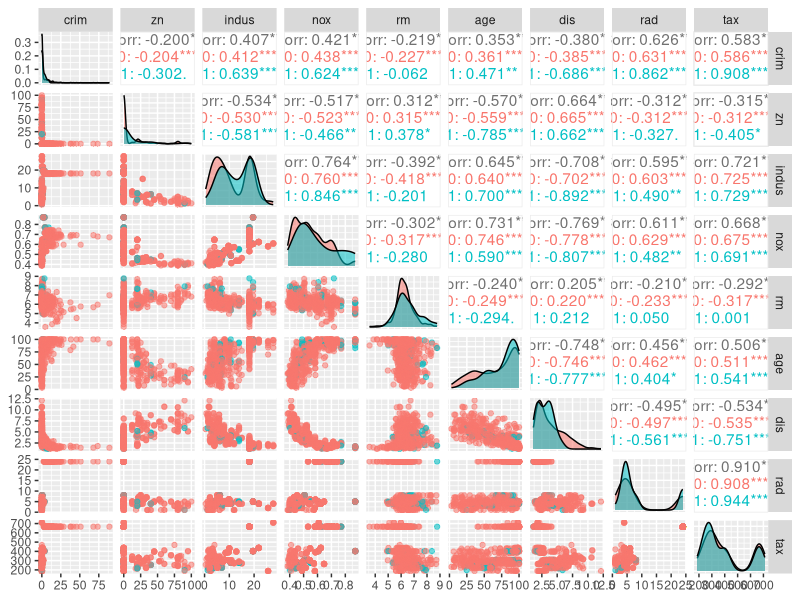
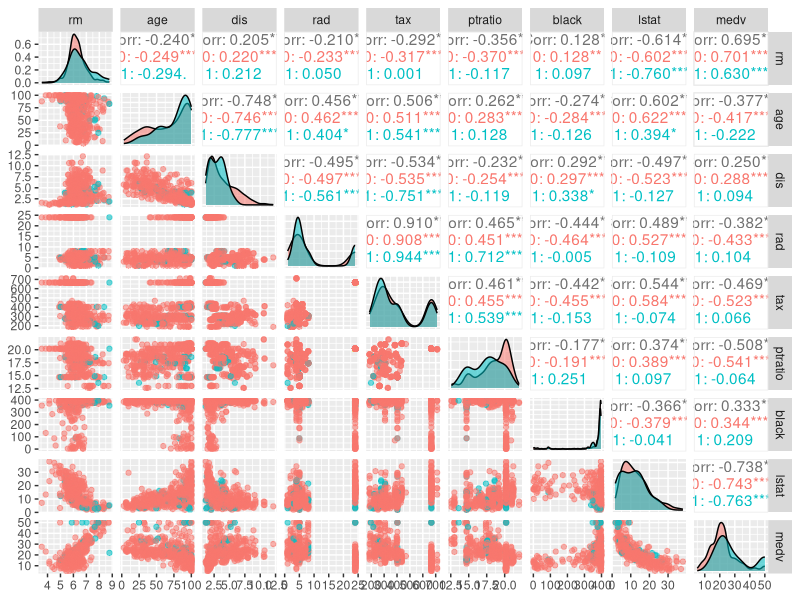
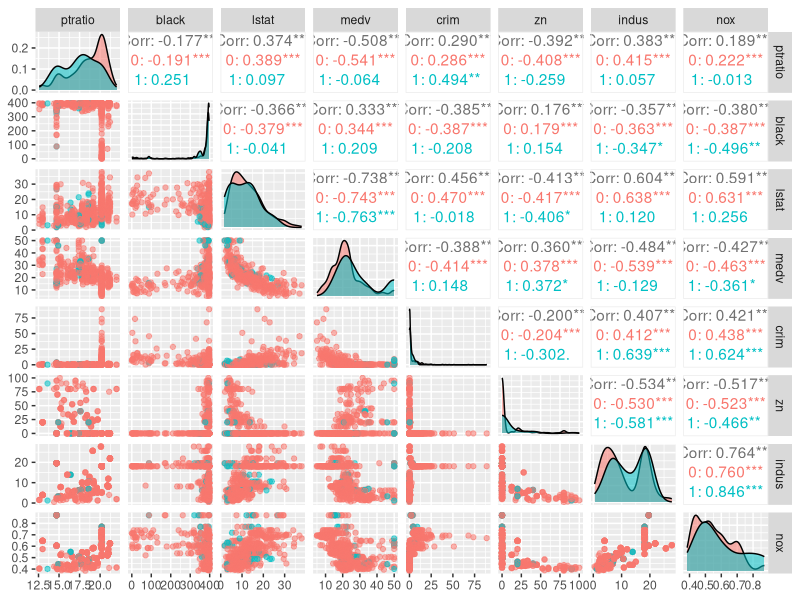
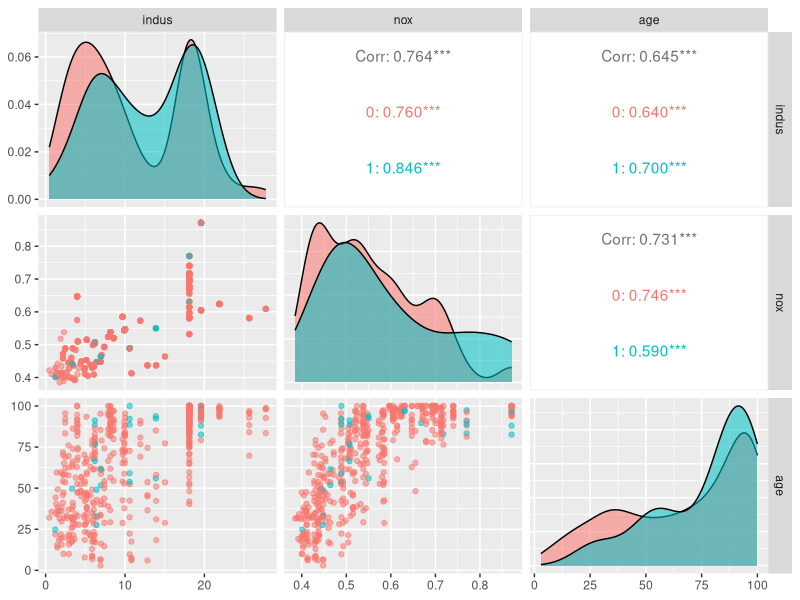
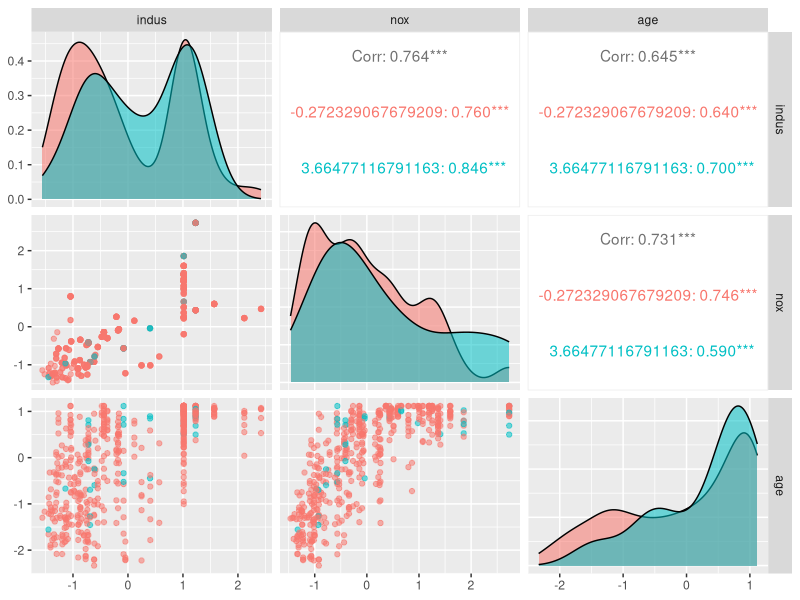
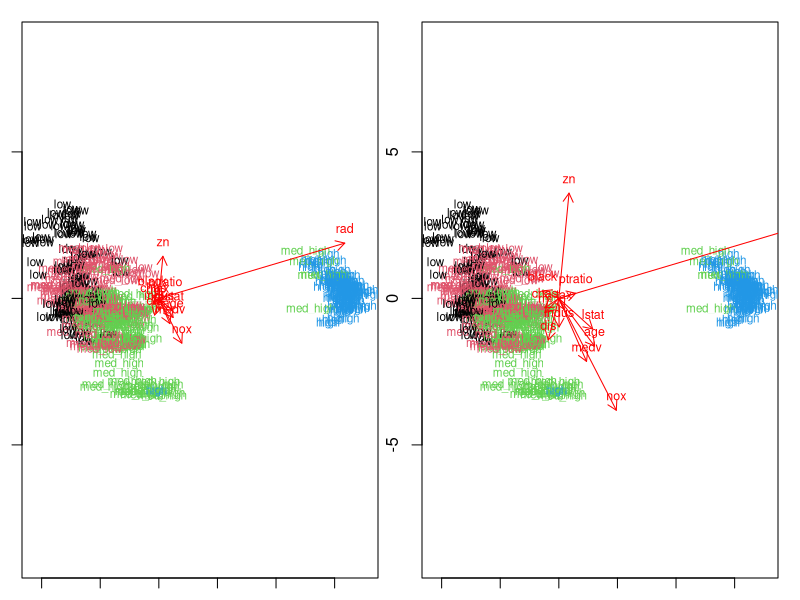
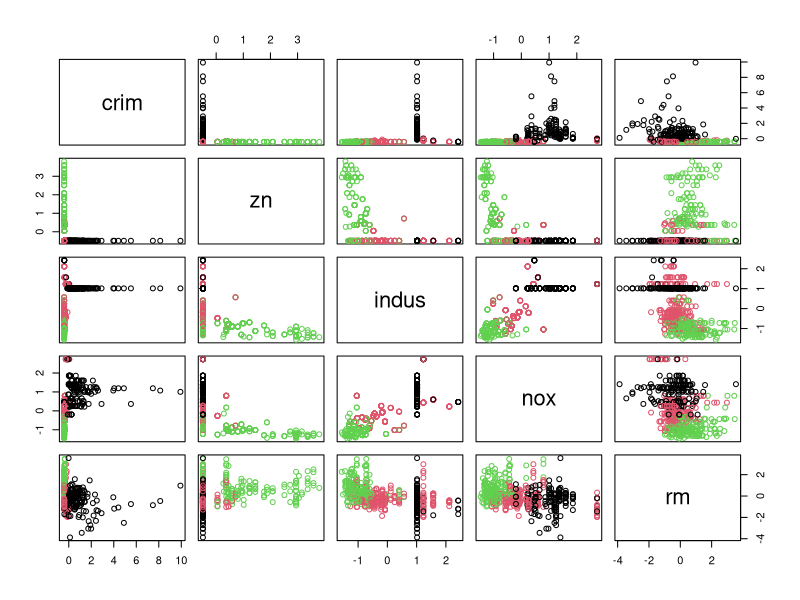
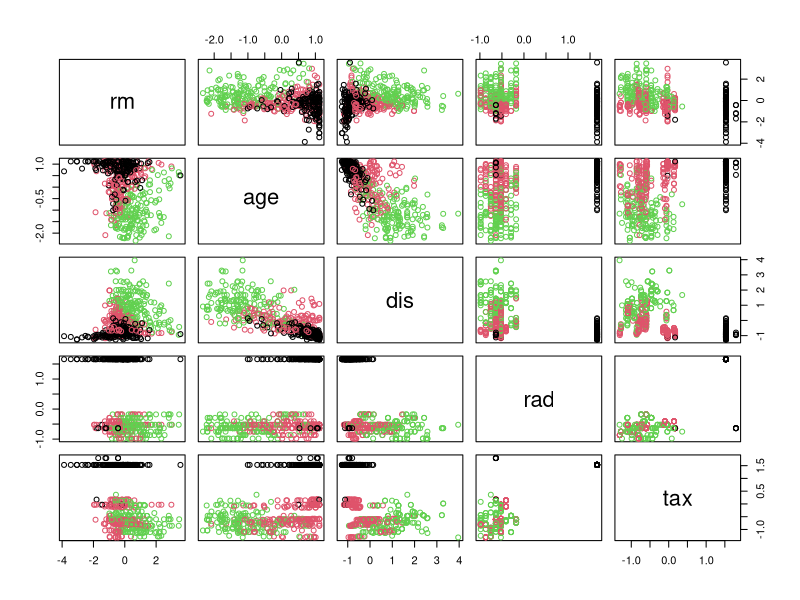

R code for these plots, in order:
## ---- chunk 1
knitr::opts_chunk$set(echo = TRUE)
library(MASS)
library(ggplot2)
library(GGally)
library(dplyr)
## ---- chunk 2

str(Boston)
summary(Boston)
## ---- chunk 3
library(MASS)
library(ggplot2)
library(GGally)
library(dplyr)
ggpairs(Boston, columns=c(1,2,3,5,6,7,8,9,10), mapping = aes(col=as.factor(Boston$chas), alpha=0.3), lower = list(combo = wrap("facethist", bins = 20)))
ggpairs(Boston[6:14], mapping = aes(col=as.factor(Boston$chas), alpha=0.3), lower = list(combo = wrap("facethist", bins = 20)))
ggpairs(Boston[c(11,12,13,14,1,2,3,5)], mapping = aes(col=as.factor(Boston$chas), alpha=0.3), lower = list(combo = wrap("facethist", bins = 20)))
## ---- chunk 4
library(MASS)
library(ggplot2)
library(GGally)
library(dplyr)
bostondata<-as.data.frame(scale(Boston))
summary(bostondata)
## ---- chunk 5
library(MASS)
library(ggplot2)
library(GGally)
library(dplyr)
par(mar=c(1.1,1.1,1.1,1.1), mfrow=c(1,2))
ggpairs(Boston, columns=c(3,5,7), mapping = aes(col=as.factor(Boston$chas), alpha=0.3), lower = list(combo = wrap("facethist", bins = 20)))
ggpairs(bostondata, columns=c(3,5,7), mapping = aes(col=as.factor(bostondata$chas), alpha=0.3), lower = list(combo = wrap("facethist", bins = 20)))
## ---- chunk 6
library(MASS)
library(ggplot2)
library(GGally)
library(dplyr)
bostondata<-as.data.frame(scale(Boston))
bins <- quantile(bostondata$crim)
crime <- cut(bostondata$crim, breaks = bins,label=c("low","med_low","med_high","high"), include.lowest = TRUE)
bostondata <- dplyr::select(bostondata, -crim)
bostondata <- data.frame(bostondata, crime)
n <- nrow(bostondata)

ind <- sample(n,  size = n * 0.8)
train <- bostondata[ind,]
test <- bostondata[-ind,]
correct_classes <- test$crime
test <- dplyr::select(test, -crime)

## ---- chunk 7
library(MASS)
library(ggplot2)
library(GGally)
library(dplyr)
bostondata<-as.data.frame(scale(Boston))
bins <- quantile(bostondata$crim)
crime <- cut(bostondata$crim, breaks = bins,label=c("low","med_low","med_high","high"), include.lowest = TRUE)
bostondata <- dplyr::select(bostondata, -crim)
bostondata <- data.frame(bostondata, crime)
n <- nrow(bostondata)

ind <- sample(n,  size = n * 0.8)
train <- bostondata[ind,]
test <- bostondata[-ind,]
correct_classes <- test$crime
test <- dplyr::select(test, -crime)
# linear discriminant analysis
lda.fit <- lda(crime~., data = train)

# print the lda.fit object
lda.fit

# the function for lda biplot arrows
lda.arrows <- function(x, myscale = 1, arrow_heads = 0.1, color = "red", tex = 0.75, choices = c(1,2)){
  heads <- coef(x)
  arrows(x0 = 0, y0 = 0, 
         x1 = myscale * heads[,choices[1]], 
         y1 = myscale * heads[,choices[2]], col=color, length = arrow_heads)
  text(myscale * heads[,choices], labels = row.names(heads), 
       cex = tex, col=color, pos=3)
}

# target classes as numeric
classes <- as.numeric(train$crime)

# plot the lda results
plot(lda.fit, dimen = 2, col=classes, pch=classes)
lda.arrows(lda.fit, myscale = 2)

plot(lda.fit, dimen = 2, col=classes, pch=classes)
lda.arrows(lda.fit, myscale = 5)

## ---- chunk 8
library(MASS)
library(ggplot2)
library(GGally)
library(dplyr)
library(knitr)
# predict classes with test data
lda.pred <- predict(lda.fit, newdata = test)

# cross tabulate the results
table(correct = correct_classes, predicted = lda.pred$class)
## ---- chunk 9
library(MASS)
library(ggplot2)
library(GGally)
library(dplyr)
boston<-as.data.frame(scale(Boston))

#Let's see the distances of the variables.
dist_eu <- dist(boston)

# look at the summary of the distances
summary(dist_eu)
km <-kmeans(boston, centers = 3)

# plot the Boston dataset with clusters
par(mfrow=c(2,2))
pairs(boston[c(1,2,3,5,6)], col = km$cluster)
pairs(boston[6:10], col = km$cluster)
pairs(boston[10:14], col = km$cluster)
pairs(boston[c(12,13,14,1,2,3)], col = km$cluster)
# MASS, ggplot2 and Boston dataset are available

## ---- chunk 10
library(MASS)
library(ggplot2)
library(GGally)
library(dplyr)
k_max <- 10

# calculate the total within sum of squares
twcss <- sapply(1:k_max, function(k){kmeans(boston, k)$tot.withinss})

# visualize the results
qplot(x = 1:k_max, y = twcss, geom = 'line')


## ---- chunk 11
library(MASS)
library(ggplot2)
library(GGally)
library(dplyr)
# k-means clustering
km <-kmeans(boston, centers = 2)

# plot the Boston dataset with clusters
par(mfrow=c(2,2))
pairs(boston[c(1,2,3,5,6)], col = km$cluster)
pairs(boston[6:10], col = km$cluster)
pairs(boston[10:14], col = km$cluster)
pairs(boston[c(12,13,14,1,2,3)], col = km$cluster)
## ---- chunk 12
library(MASS)
library(ggplot2)
library(GGally)
library(dplyr)
km <-kmeans(boston, centers = 4)

# plot the Boston dataset with clusters
par(mfrow=c(2,2))
pairs(boston[c(1,2,3,5,6)], col = km$cluster)
pairs(boston[6:10], col = km$cluster)
pairs(boston[10:14], col = km$cluster)
pairs(boston[c(12,13,14,1,2,3)], col = km$cluster)
